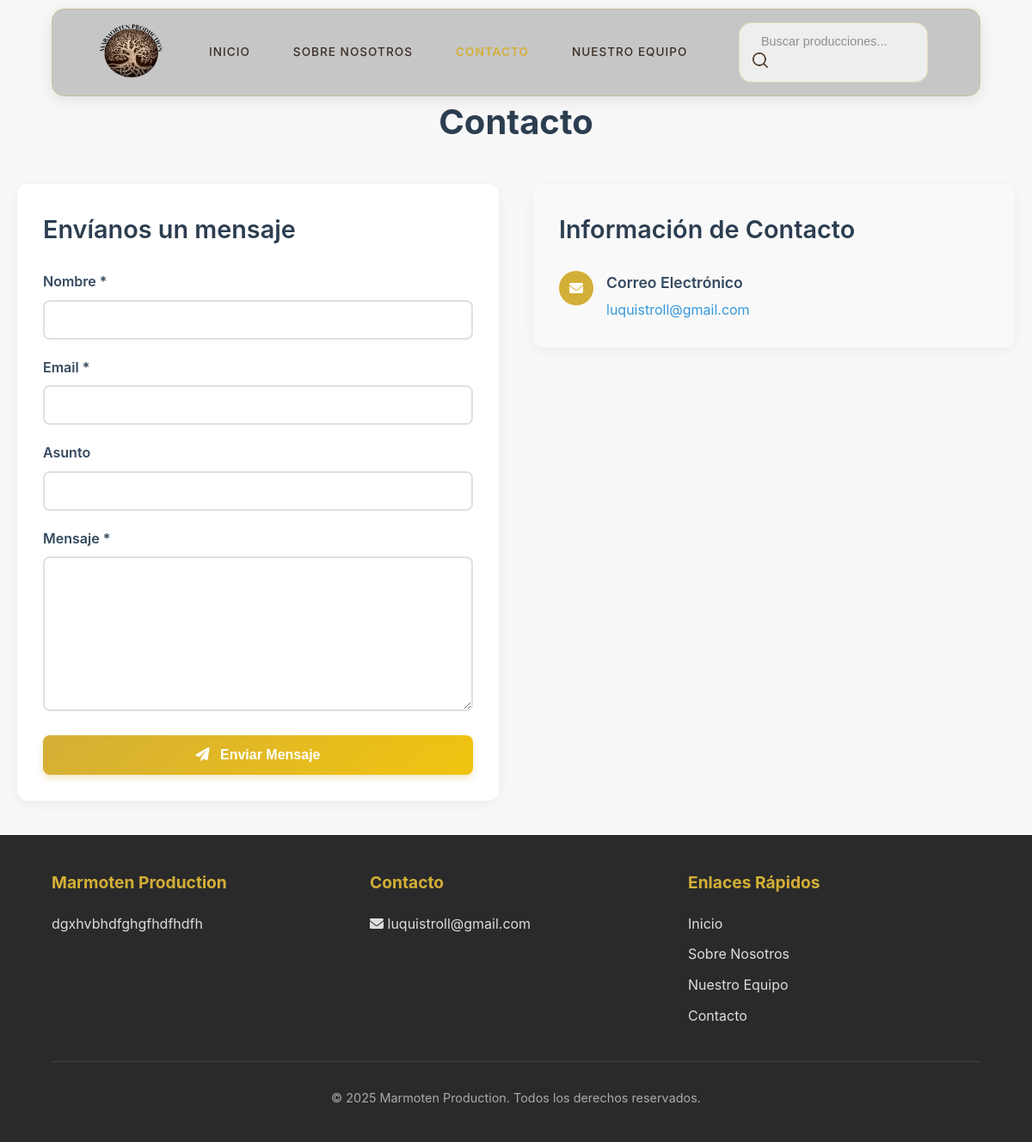
/contacto/, run on an earlier commit of the app's database.
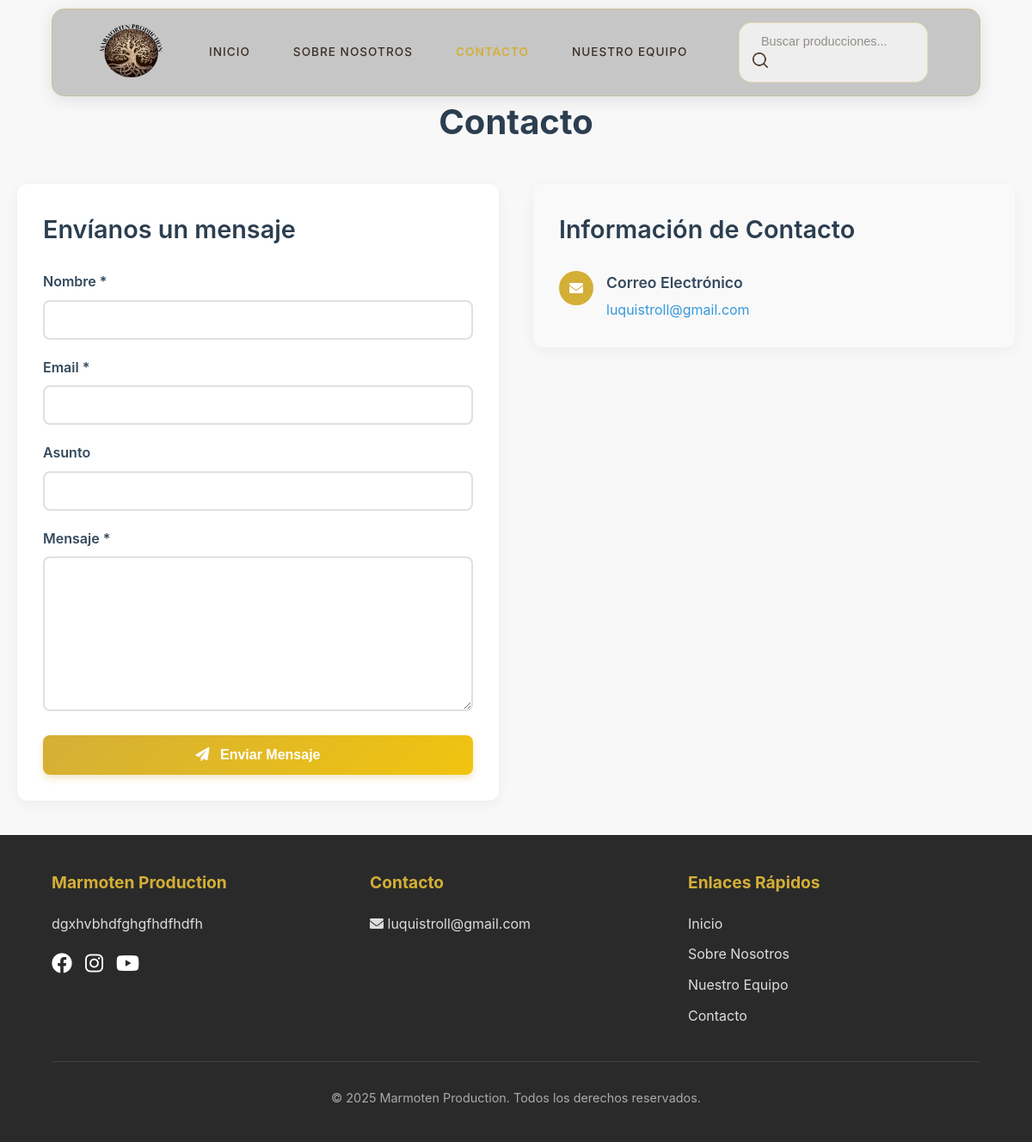
And on a later commit of the database.
### blog/views.py (the view, shortened to what this page needs)
# urls.py: path('contacto/', views.contacto, name='contacto'),
def contacto(request):
    config = ConfiguracionSitio.objects.first()
    context = {
        'config': config,
    }
    return render(request, 'blog/contacto.html', context)

### blog/templates/blog/contacto.html (shortened to what this page needs)
{% extends 'blog/base.html' %}
{% block content %}
<div class="post">
    <h1 class="contact-title">Contacto</h1>
    <div class="contact-container">
        <div class="contact-form-container">
            <h2 class="contact-subtitle">Envíanos un mensaje</h2>
            <form method="post" class="contact-form">
                <div class="form-group">
                    <label for="nombre">Nombre *</label>
                    <input type="text" id="nombre" name="nombre" required
                           value="{{ request.POST.nombre }}">
                </div>
                <div class="form-group">
                    <label for="email">Email *</label>
                    <input type="email" id="email" name="email" required
                           value="{{ request.POST.email }}">
                </div>
                <div class="form-group">
                    <label for="asunto">Asunto</label>
                    <input type="text" id="asunto" name="asunto"
                           value="{{ request.POST.asunto }}">
                </div>
                <div class="form-group">
                    <label for="mensaje">Mensaje *</label>
                    <textarea id="mensaje" name="mensaje" required>{{ request.POST.mensaje }}</textarea>
                </div>
                <button type="submit" class="submit-button">
                    <i class="fas fa-paper-plane"></i>
                    Enviar Mensaje
                </button>
            </form>
        </div>
        <div class="contact-info-container">
            <h2 class="contact-subtitle">Información de Contacto</h2>
            <div class="info-items-container">
                {% if config.email_contacto %}
                    <div class="info-item">
                        <div class="info-icon">
                            <i class="fas fa-envelope"></i>
                        </div>
                        <div>
                            <h3>Correo Electrónico</h3>
                            <p><a href="mailto:{{ config.email_contacto }}">{{ config.email_contacto }}</a></p>
                        </div>
                    </div>
                {% endif %}
            </div>
        </div>
    </div>
</div>
{% endblock %}

### blog/templates/blog/base.html (shortened to what this page needs)
<!DOCTYPE html>
<html lang="es">
<head>
    <link rel="stylesheet" href="https://cdnjs.cloudflare.com/ajax/libs/font-awesome/6.0.0/css/all.min.css">
</head>
<body>
    <nav class="navbar" id="navbar">
        <img src="{{ config.logo.url }}" alt="Marmoten Production Logo" class="navbar-logo">
        <div class="nav-links" id="navLinks">
            <a href="{% url 'inicio' %}" class="nav-link active">Inicio</a>
            <a href="{% url 'sobre_nosotros' %}" class="nav-link">Sobre Nosotros</a>
            <a href="{% url 'contacto' %}" class="nav-link">Contacto</a>
            <a href="{% url 'nuestro_equipo' %}" class="nav-link">Nuestro Equipo</a>
        </div>
        <div class="search-container" id="searchContainer">
            <form action="{% url 'buscar_posts' %}" method="get">
                <input type="search" name="q" class="search-input" placeholder="Buscar producciones..." value="{{ request.GET.q }}">
                <button type="submit" style="background: none; border: none; cursor: pointer;">
                    <img src="/static/blog/img/search.png" alt="Buscar" class="search-icon">
                </button>
            </form>
        </div>
    </nav>
    <div class="container">
        {% block content %}{% endblock %}
    </div>
    <footer>
        <div class="footer-container">
            <div class="footer-section">
                <h3>Marmoten Production</h3>
                <p>{{ config.sobre_nosotros|truncatechars:150 }}</p>
                <div class="social-links">
                    {% if config.facebook_url %}
                    <a href="{{ config.facebook_url }}" target="_blank"><i class="fab fa-facebook"></i></a>
                    {% endif %}
                    {% if config.instagram_url %}
                    <a href="{{ config.instagram_url }}" target="_blank"><i class="fab fa-instagram"></i></a>
                    {% endif %}
                    {% if config.youtube_url %}
                    <a href="{{ config.youtube_url }}" target="_blank"><i class="fab fa-youtube"></i></a>
                    {% endif %}
                </div>
            </div>
            <div class="footer-section">
                <h3>Contacto</h3>
                {% if config.email_contacto %}
                <a href="mailto:{{ config.email_contacto }}"><i class="fas fa-envelope"></i> {{ config.email_contacto }}</a>
                {% endif %}
            </div>
            <div class="footer-section">
                <h3>Enlaces Rápidos</h3>
                <a href="{% url 'inicio' %}">Inicio</a>
                <a href="{% url 'sobre_nosotros' %}">Sobre Nosotros</a>
                <a href="{% url 'nuestro_equipo' %}">Nuestro Equipo</a>
                <a href="{% url 'contacto' %}">Contacto</a>
            </div>
        </div>
        <div class="copyright">
            &copy; {% now "Y" %} Marmoten Production. Todos los derechos reservados.
        </div>
    </footer>
</body>
</html>

What changed in the data, as far as the page shows it:
changed ConfiguracionSitio "luquistroll@gmail.com": facebook_url empty → "http://patata.com" (drawn); instagram_url empty → "http://instagram.com" (drawn); youtube_url empty → "http://youtube.com" (drawn)
